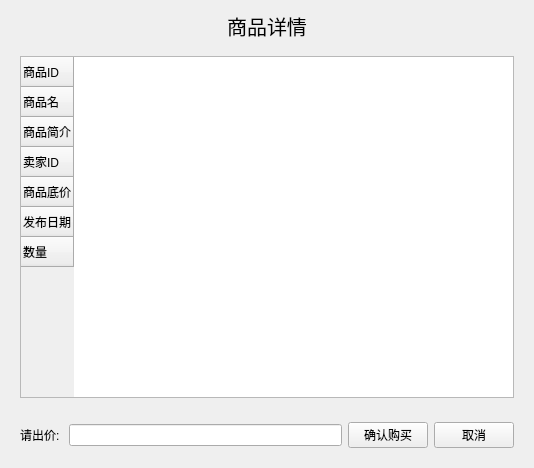
<?xml version="1.0" encoding="UTF-8"?>
<ui version="4.0">
 <class>MyMessageBox</class>
 <widget class="QWidget" name="MyMessageBox">
  <property name="geometry">
   <rect>
    <x>0</x>
    <y>0</y>
    <width>534</width>
    <height>468</height>
   </rect>
  </property>
  <property name="windowTitle">
   <string>Form</string>
  </property>
  <layout class="QVBoxLayout" name="verticalLayout_2">
   <item>
    <widget class="QLabel" name="label">
     <property name="font">
      <font>
       <family>仿宋</family>
       <pointsize>15</pointsize>
      </font>
     </property>
     <property name="text">
      <string>商品详情</string>
     </property>
     <property name="alignment">
      <set>Qt::AlignCenter</set>
     </property>
    </widget>
   </item>
   <item>
    <widget class="QWidget" name="widget" native="true">
     <layout class="QHBoxLayout" name="horizontalLayout_2">
      <item>
       <widget class="QTableWidget" name="tableWidget">
        <property name="sizePolicy">
         <sizepolicy hsizetype="Expanding" vsizetype="Expanding">
          <horstretch>0</horstretch>
          <verstretch>0</verstretch>
         </sizepolicy>
        </property>
        <property name="autoFillBackground">
         <bool>true</bool>
        </property>
        <property name="verticalScrollBarPolicy">
         <enum>Qt::ScrollBarAlwaysOff</enum>
        </property>
        <property name="horizontalScrollBarPolicy">
         <enum>Qt::ScrollBarAlwaysOff</enum>
        </property>
        <property name="sizeAdjustPolicy">
         <enum>QAbstractScrollArea::AdjustToContents</enum>
        </property>
        <property name="autoScroll">
         <bool>true</bool>
        </property>
        <property name="editTriggers">
         <set>QAbstractItemView::NoEditTriggers</set>
        </property>
        <property name="alternatingRowColors">
         <bool>true</bool>
        </property>
        <property name="textElideMode">
         <enum>Qt::ElideRight</enum>
        </property>
        <attribute name="horizontalHeaderVisible">
         <bool>false</bool>
        </attribute>
        <row>
         <property name="text">
          <string>商品ID</string>
         </property>
        </row>
        <row>
         <property name="text">
          <string>商品名</string>
         </property>
        </row>
        <row>
         <property name="text">
          <string>商品简介</string>
         </property>
        </row>
        <row>
         <property name="text">
          <string>卖家ID</string>
         </property>
        </row>
        <row>
         <property name="text">
          <string>商品底价</string>
         </property>
        </row>
        <row>
         <property name="text">
          <string>发布日期</string>
         </property>
        </row>
        <row>
         <property name="text">
          <string>数量</string>
         </property>
        </row>
       </widget>
      </item>
     </layout>
    </widget>
   </item>
   <item>
    <widget class="QWidget" name="widget_2" native="true">
     <layout class="QHBoxLayout" name="horizontalLayout">
      <item>
       <widget class="QLabel" name="label_2">
        <property name="text">
         <string>请出价: </string>
        </property>
       </widget>
      </item>
      <item>
       <widget class="QLineEdit" name="lineEdit"/>
      </item>
      <item>
       <widget class="QPushButton" name="pushButton">
        <property name="text">
         <string>确认购买</string>
        </property>
       </widget>
      </item>
      <item>
       <widget class="QPushButton" name="pushButton_2">
        <property name="text">
         <string>取消</string>
        </property>
       </widget>
      </item>
     </layout>
    </widget>
   </item>
  </layout>
 </widget>
 <resources/>
 <connections/>
</ui>
